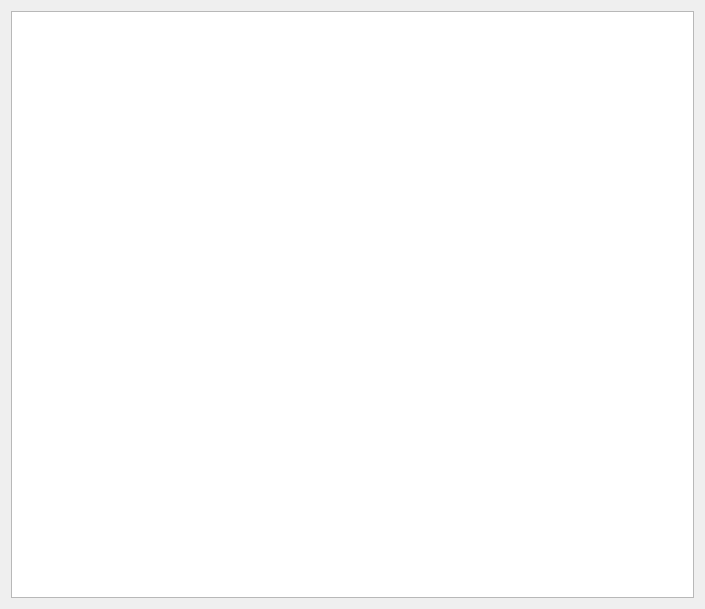
<?xml version="1.0" encoding="UTF-8"?>
<ui version="4.0">
 <class>helpDlg</class>
 <widget class="QDialog" name="helpDlg">
  <property name="geometry">
   <rect>
    <x>0</x>
    <y>0</y>
    <width>705</width>
    <height>609</height>
   </rect>
  </property>
  <property name="windowTitle">
   <string>Dialog</string>
  </property>
  <layout class="QGridLayout" name="gridLayout">
   <item row="0" column="0">
    <widget class="QTextEdit" name="textEdit">
     <property name="font">
      <font>
       <pointsize>12</pointsize>
      </font>
     </property>
    </widget>
   </item>
  </layout>
 </widget>
 <resources/>
 <connections/>
</ui>
